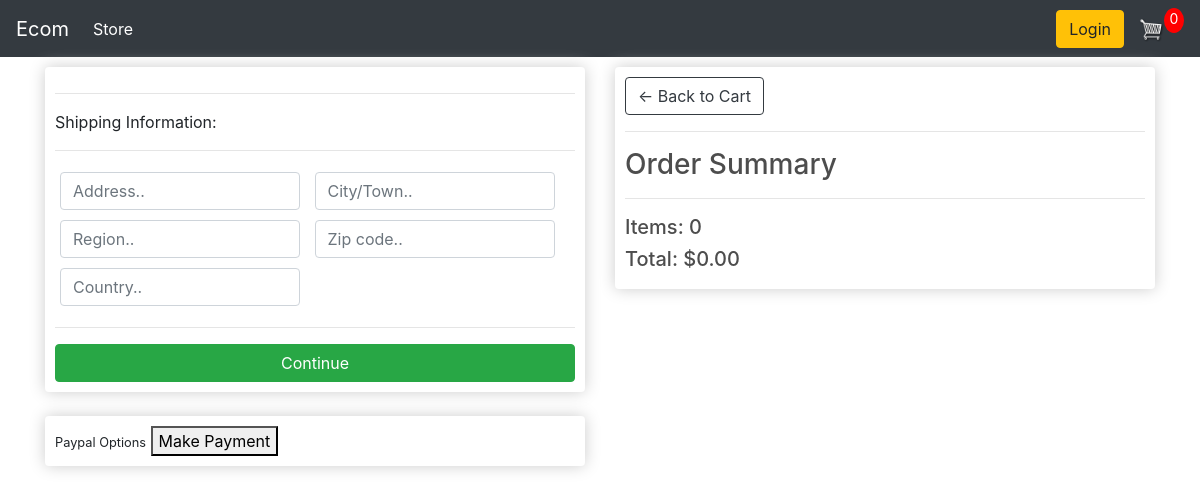
Before: /checkout/ (signed in) with the older database file.
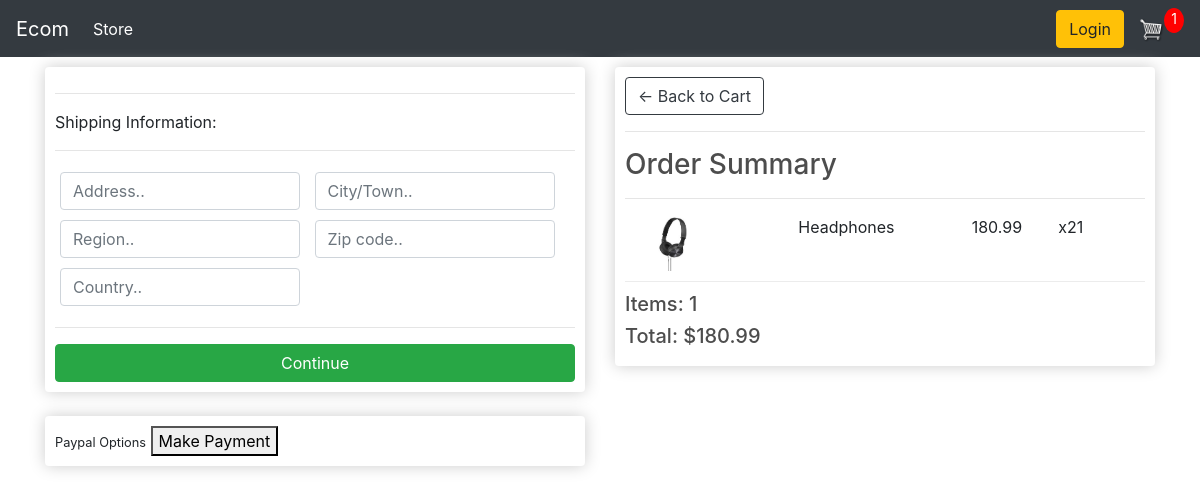
After: the same page with the newer database file.
### store/models.py (models this page shows, shortened)
class Order(models.Model):
    customer = models.ForeignKey(Customer, on_delete=models.SET_NULL, blank=True, null=True)
    date_ordered = models.DateTimeField(auto_now_add=True)
    complete = models.BooleanField(default=False, null=True, blank=False)
    transaction_id = models.CharField(max_length=200, null=True)
    shipping = models.CharField(max_length=200, null=True)
    @property
    def shipping(self):
        shipping = False
        orderitems = self.orderitem_set.all()
        for i in orderitems:
            if i.product.digital == False:
                shipping = True
        return shipping
    @property
    def get_cart_total(self):
        orderitems = self.orderitem_set.all()
        total = sum([item.get_total for item in orderitems])
        return total
    @property
    def get_cart_items(self):
        orderitems = self.orderitem_set.all()
        total = sum([item.quantity for item in orderitems])
        return total

class OrderItem(models.Model):
    product = models.ForeignKey(Product, on_delete=models.SET_NULL, blank=True, null=True)
    order = models.ForeignKey(Order, on_delete=models.SET_NULL, blank=True, null=True)
    quantity = models.IntegerField(default=0, null=True, blank=True)
    date_added = models.DateTimeField(auto_now_add=True)
    @property
    def get_total(self):
        total = self.product.price * self.quantity
        return total

class Product(models.Model):
    name = models.CharField(max_length=200, null=True)
    price = models.FloatField()
    digital = models.BooleanField(default=False, null=True, blank=False)
    image = models.ImageField(null=True, blank=True)
    @property
    def imageURL(self):
        try:
            url = self.image.url
        except:
            url = ''
        return url

### store/views.py (the view)
# urls.py: path('checkout/', views.checkout, name="checkout"),
def checkout(request):
    if request.user.is_authenticated:
        customer = request.user.customer
        order, created = Order.objects.get_or_create(customer=customer, complete=False)
        items = order.orderitem_set.all()
        cartItems = order.get_cart_items
    else:
        items = []
        order = {"get_cart_total": 0, "get_cart_items": 0}
        cartItems = order["get_cart_items"]
    context = {"items": items, "order": order, "cartItems": cartItems}
    return render(request, "store/checkout.html", context)

### store/templates/store/checkout.html (shortened to what this page needs)
{% extends 'store/main.html' %}
{% load static %}
{% block content %}
     <div class="row">
		<div class="col-lg-6">
			<div class="box-element" id="form-wrapper">
				<form id="form">
					<div id="shipping-info">
						<hr>
						<p>Shipping Information:</p>
						<hr>
						<div class="form-field">
							<input class="form-control" type="text" name="address" placeholder="Address..">
						</div>
						<div class="form-field">
							<input class="form-control" type="text" name="city" placeholder="City/Town..">
						</div>
						<div class="form-field">
							<input class="form-control" type="text" name="region" placeholder="Region..">
						</div>
						<div class="form-field">
							<input class="form-control" type="text" name="zipcode" placeholder="Zip code..">
						</div>
						<div class="form-field">
							<input class="form-control" type="text" name="country" placeholder="Country..">
						</div>
					</div>
					<hr>
					<input id="form-button" class="btn btn-success btn-block" type="submit" value="Continue">
				</form>
			</div>
			<br>
			<div class="box-element hidden" id="payment-info">
				<small>Paypal Options</small>
				<button id="make-payment">Make Payment</button>
			</div>
		</div>
		<div class="col-lg-6">
			<div class="box-element">
				<a  class="btn btn-outline-dark" href="{% url 'cart' %}">&#x2190; Back to Cart</a>
				<hr>
				<h3>Order Summary</h3>
				<hr>
				{% for item in items %}
				<div class="cart-row">
					<div style="flex:2"><img class="row-image" src="{{item.product.imageURL}}"></div>
					<div style="flex:2"><p>{{item.product.name}}</p></div>
					<div style="flex:1"><p>{{item.product.price}}</p></div>
					<div style="flex:1"><p>x2{{item.quantity}}</p></div>
				</div>
				{% endfor %}
				<h5>Items: {{order.get_cart_items}}</h5>
				<h5>Total: ${{order.get_cart_total|floatformat:2}}</h5>
			</div>
		</div>
	</div>
{% endblock content %}

Changed rows visible on the page:
added OrderItem: product.imageURL (picture), product.name "Headphones", product.price "180.99", quantity "1"
computed for Order: get_cart_items "0" → "1"; get_cart_total "0.00" → "180.99"
Other visible differences:
{{ cartItems }}: "0" → "1"
